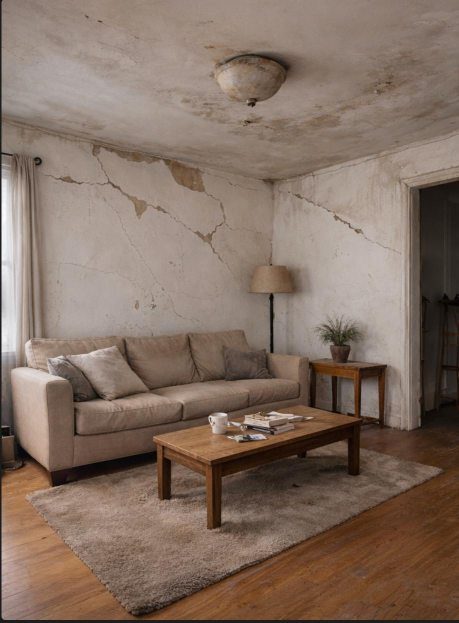
#> input picture frontend/src/assets/Before.jpeg, 918 x 1246 px (shown at 1/2 size)
$ python -i vision.py   (imports and definitions only)
#> lines starting #> are read from the running program, lines starting #| are printed output that depends on the picture; after the words box and inside, x2 and y2 are one past the last pixel; in counts of white or black regions, pixels touching at a corner belong together
#> further down, picture is the input picture: shape (1246, 918, 3); mean B, G, R 98.4, 111.3, 131.2
# ============================================
# OWNER: Member 3 – AI / Computer Vision
# FILE: Vision Analysis – Detect Room Conditions
# ============================================

import cv2
import numpy as np
from .preprocessing import preprocess_for_analysis


# [107 lines left out: functions detect_cracks, detect_paint_condition, detect_lighting, detect_floor_condition, not called in this run]


def detect_ceiling_condition(image: np.ndarray) -> float:
    """
    Analyze ceiling condition from the top 20% of the image.
    Detects yellow/brown water stains and dark mold patches.

    Args:
        image: resized BGR image (512x512)

    Returns:
        float 0.0 (good ceiling) to 1.0 (needs repair)
    """
    h = image.shape[0]
#> h = 1246
    ceiling_region = image[: int(h * 0.20), :]
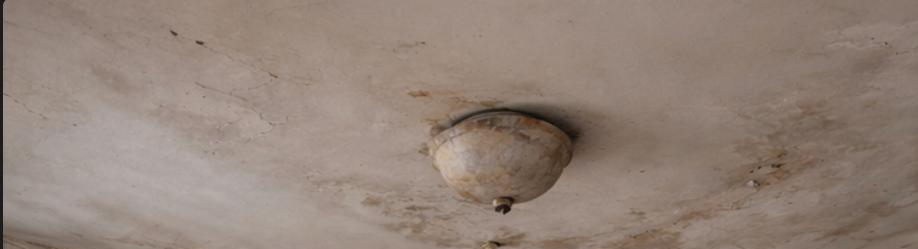
#> ceiling_region: shape (249, 918, 3); mean B, G, R 120.4, 130.8, 147.2

    hsv_ceil = cv2.cvtColor(ceiling_region, cv2.COLOR_BGR2HSV)
#> hsv_ceil: shape (249, 918, 3); mean H, S, V 11.4, 48.2, 147.2

    yellow_mask = cv2.inRange(hsv_ceil, (15, 40, 80), (35, 255, 255))
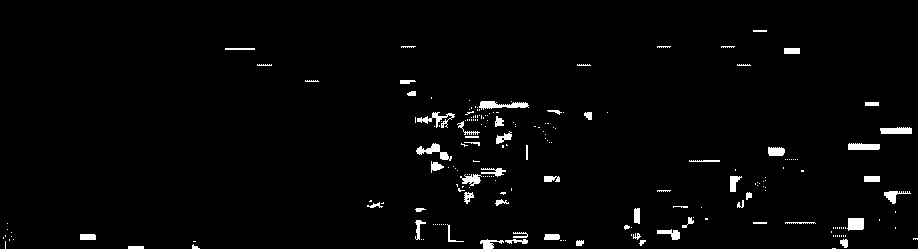
#> yellow_mask: shape (249, 918); 2.2% white; 208 white regions (145 under 20 px), largest, box (x1, y1, x2, y2) and area: (479, 101, 529, 110) 257, (416, 143, 452, 161) 227, (417, 112, 455, 128) 213
    yellow_ratio = float(np.sum(yellow_mask > 0)) / yellow_mask.size
#> yellow_ratio = 0.0215
    stain_score = min(yellow_ratio / 0.10, 1.0)
#> stain_score = 0.215

    dark_mask = cv2.inRange(hsv_ceil, (0, 0, 0), (180, 255, 55))
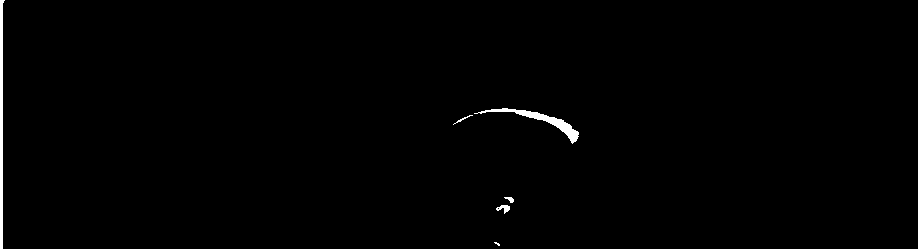
#> dark_mask: shape (249, 918); 0.67% white; 6 white regions (1 under 20 px), largest, box (x1, y1, x2, y2) and area: (0, 0, 5, 249) 751, (474, 108, 579, 144) 635, (496, 205, 510, 214) 66, (504, 197, 514, 203) 34, (453, 115, 473, 125) 32
    dark_ratio = float(np.sum(dark_mask > 0)) / dark_mask.size
#> dark_ratio = 0.00669
    mold_score = min(dark_ratio / 0.08, 1.0)
#> mold_score = 0.0837

    gray_ceil = cv2.cvtColor(ceiling_region, cv2.COLOR_BGR2GRAY)
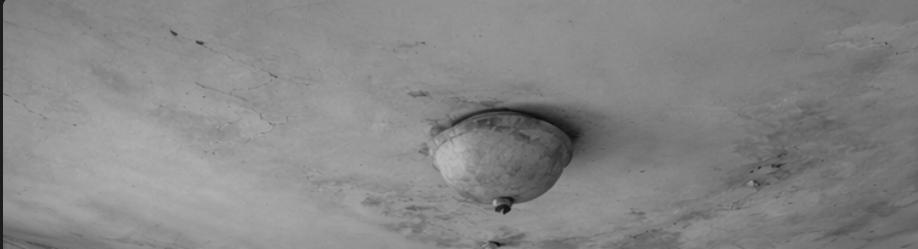
#> gray_ceil: shape (249, 918); min 10, max 187, mean 134.5
    brightness_std = float(np.std(gray_ceil)) / 128.0
#> brightness_std = 0.164
    uneven_score = min(brightness_std, 1.0)
#> uneven_score = 0.164

    score = stain_score * 0.45 + mold_score * 0.35 + uneven_score * 0.20
#> score = 0.159
    return round(float(np.clip(score, 0.0, 1.0)), 4)


# [27 lines left out: function analyze_image, not called in this run]

>>> import cv2
>>> picture = cv2.imread('../../frontend/src/assets/Before.jpeg')
>>> result = detect_ceiling_condition(picture)
#> result = 0.159
